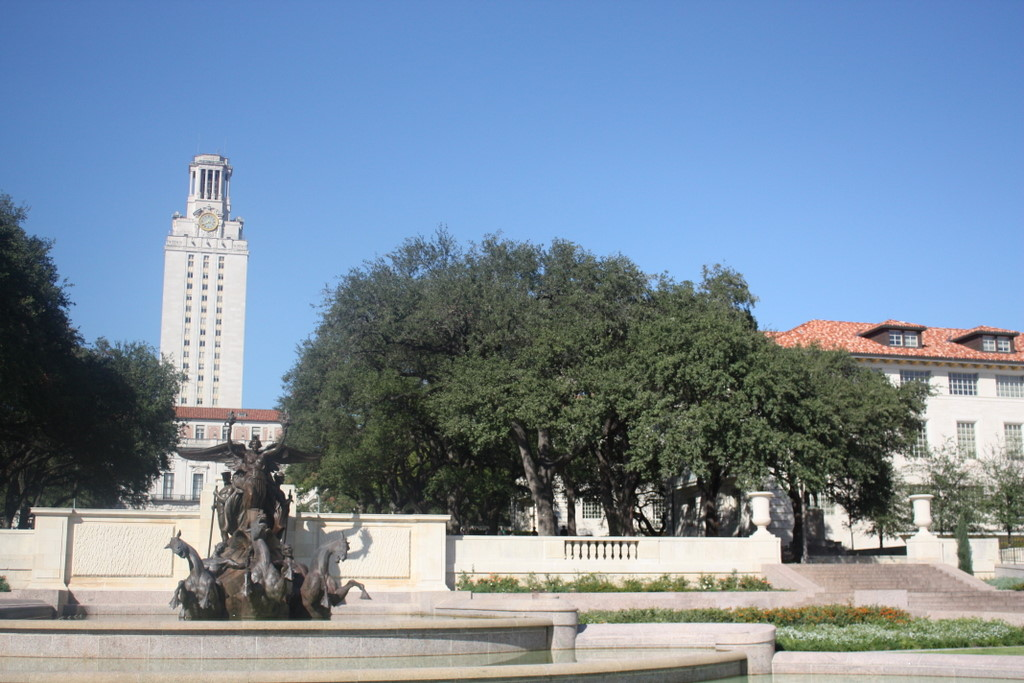
%> input picture Project-4/data/uttower_left.jpg, 1024 x 683 px
$ octave pair.m   (GNU Octave 9; MATLAB toolbox functions it lacks are replaced by stand-ins)
%> lines starting %> are read from the running program, lines starting %| are printed output that depends on the picture
### Project-4/code/stitch_pair.m
function [result_img, H, num_inliers, residual] = stitch_pair (im1, im2, sift_r, harris_r, harris_thresh, harris_sigma, num_putative_matches, ransac_n)

im1_bw = im2single(rgb2gray(im1));
im2_bw = im2single(rgb2gray(im2));

[~, left_Y, left_X] = harris(im1_bw, harris_sigma, harris_thresh, harris_r, 0);
[~, right_Y, right_X] = harris(im2_bw, harris_sigma, harris_thresh, harris_r, 0);

im1_kp = cat(2, left_X, left_Y,repmat(sift_r, length(left_X), 1));
im2_kp = cat(2, right_X, right_Y,repmat(sift_r, length(right_X), 1));

[im1_descriptor_loc, left_descriptors] = vl_sift_wrapper(im1_bw, im1_kp);
[im2_descriptor_loc, right_descriptors] = vl_sift_wrapper(im2_bw, im2_kp);


[left_matches, right_matches] = select_putative_matches(left_descriptors, right_descriptors, num_putative_matches);

I1 = im1_descriptor_loc(left_matches,:);
I2 = im2_descriptor_loc(right_matches,:);
% figure
% showMatchedFeatures(im1,im2,I1,I2,'montage');

[H, num_inliers, residual] = ransac(im1, im2, I1, I2, ransac_n, @fit_homography, @homography_transform);

result_img = stitch(im1, H, im2);

end

### Project-4/code/harris.m
% HARRIS - Harris corner detector
%
% Usage:  [cim, r, c] = harris(im, sigma, thresh, radius, disp)
%
% Arguments:
%            im     - image to be processed.
%            sigma  - standard deviation of smoothing Gaussian. Typical
%                     values to use might be 1-3.
%            thresh - threshold (optional). Try a value ~1000.
%            radius - radius of region considered in non-maximal
%                     suppression (optional). Typical values to use might
%                     be 1-3.
%            disp   - optional flag (0 or 1) indicating whether you want
%                     to display corners overlayed on the original
%                     image. This can be useful for parameter tuning.
%
% Returns:
%            cim    - binary image marking corners.
%            r      - row coordinates of corner points.
%            c      - column coordinates of corner points.
%
% If thresh and radius are omitted from the argument list 'cim' is returned
% as a raw corner strength image and r and c are returned empty.

% Reference:
% C.G. Harris and M.J. Stephens. "A combined corner and edge detector",
% Proceedings Fourth Alvey Vision Conference, Manchester.
% pp 147-151, 1988.
%
% Author:
% Peter Kovesi
% Department of Computer Science & Software Engineering
% The University of Western Australia
% pk@cs.uwa.edu.au  www.cs.uwa.edu.au/~pk
%
% March 2002

function [cim, r, c] = harris(im, sigma, thresh, radius, disp)

    error(nargchk(2,5,nargin));

    dx = [-1 0 1; -1 0 1; -1 0 1]; % Derivative masks
    dy = dx';

    Ix = conv2(im, dx, 'same');    % Image derivatives
    Iy = conv2(im, dy, 'same');

    % Generate Gaussian filter of size 6*sigma (+/- 3sigma) and of
    % minimum size 1x1.
    g = fspecial('gaussian',max(1,fix(6*sigma)), sigma);

    Ix2 = conv2(Ix.^2, g, 'same'); % Smoothed squared image derivatives
    Iy2 = conv2(Iy.^2, g, 'same');
    Ixy = conv2(Ix.*Iy, g, 'same');

    cim = (Ix2.*Iy2 - Ixy.^2)./(Ix2 + Iy2 + eps); % Harris corner measure

    % Alternate Harris corner measure used by some.  Suggested that
    % k=0.04 - I find this a bit arbitrary and unsatisfactory.
%   cim = (Ix2.*Iy2 - Ixy.^2) - k*(Ix2 + Iy2).^2;

    if nargin > 2   % We should perform nonmaximal suppression and threshold

	% Extract local maxima by performing a grey scale morphological
	% dilation and then finding points in the corner strength image that
	% match the dilated image and are also greater than the threshold.
	sze = 2*radius+1;                   % Size of mask.
	mx = ordfilt2(cim,sze^2,ones(sze)); % Grey-scale dilate.
	cim = (cim==mx)&(cim>thresh);       % Find maxima.

	[r,c] = find(cim);                  % Find row,col coords.

	if nargin==5 & disp      % overlay corners on original image
	    figure, imagesc(im), axis image, colormap(gray), hold on
	    plot(c,r,'ys'), title('corners detected');
	end

    else  % leave cim as a corner strength image and make r and c empty.
	r = []; c = [];
    end

### Project-4/code/vl_sift_wrapper.m
function [f, d] = vl_sift_wrapper(I, circles)
    fc = circles';
    [h, w] = size(fc);
    fc = cat(1, fc, zeros(1, w));

    [f, d] = vl_sift(I,'frames',fc, 'orientations') ;
    d = double(d');
    f = double(f(1:2,:)');
end

### Project-4/code/pair.m
image1 = 'uttower_left.jpg'; %butterfly.jpg, einstein.jpg, fishes.jpg, sunflowers.jpg
image2 = 'uttower_right.jpg';
dataDir = fullfile('..','data');
im1 = imread(fullfile(dataDir, image1));
%> im1 is the input picture: size 683x1024x3 uint8; mean R, G, B 121.7, 140, 159
im2 = imread(fullfile(dataDir, image2));
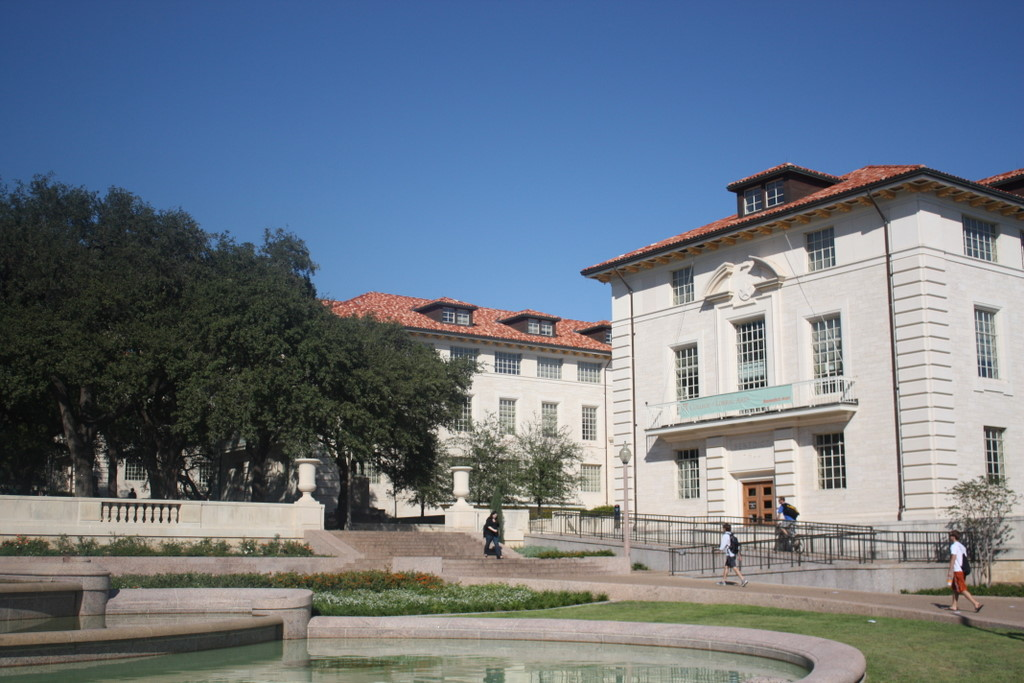
%> input picture Project-4/data/uttower_right.jpg, 1024 x 683 px
%> im2 is the input picture: size 683x1024x3 uint8; mean R, G, B 107.7, 118.9, 132

imbw1=im2double(rgb2gray(im1));
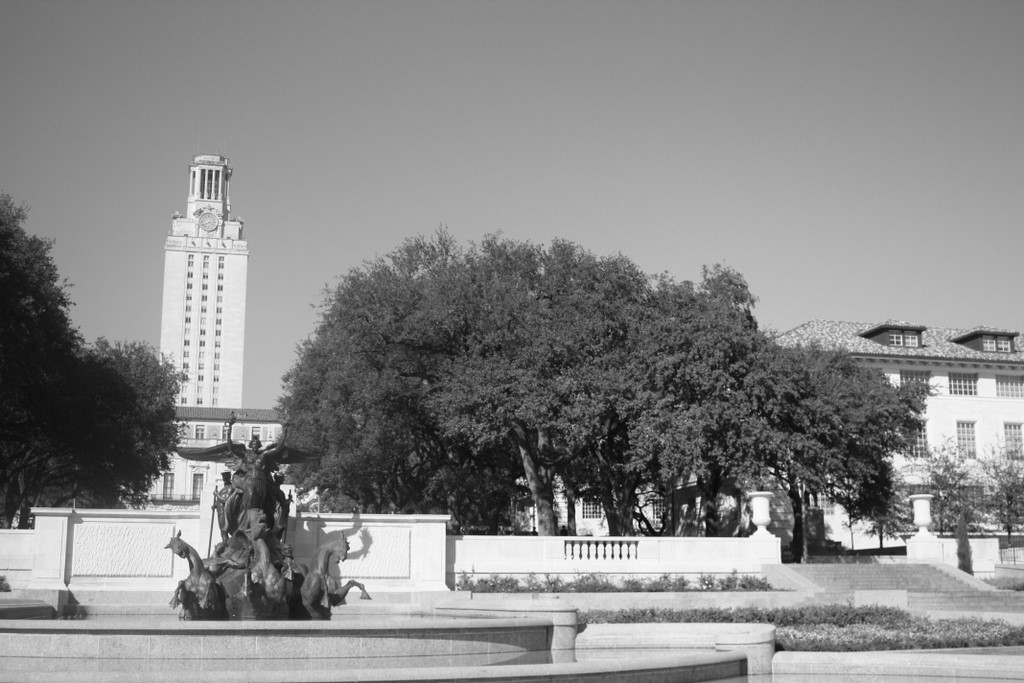
%> imbw1: size 683x1024 double; min 0.00784, max 1, mean 0.536
imbw2=im2double(rgb2gray(im2));
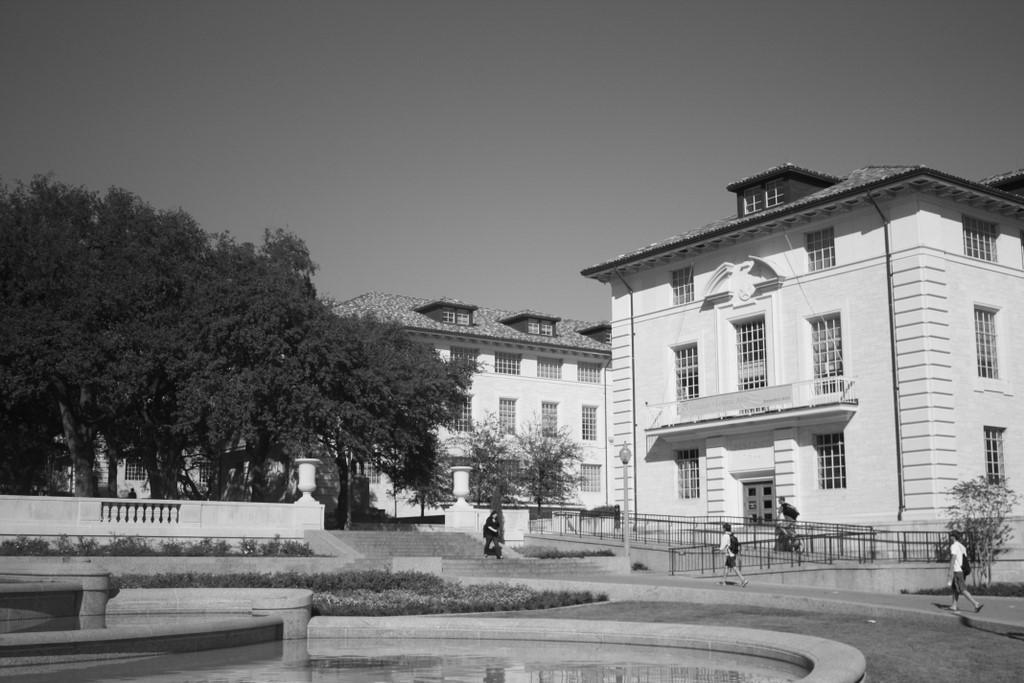
%> imbw2: size 683x1024 double; min 0.0118, max 0.992, mean 0.459

% function [result_img, H, num_inliers, residual] = stitch_pair (im1, im2, sift_r, harris_r, harris_thresh, harris_sigma, num_putative_matches, ransac_n)
[result_img, H, num_inliers, residual] = stitch_pair(im1, im2, 5, 5, 0.03, 1, 200, 4000);
%> in harris, `cim = (cim==mx)&(cim>thresh);`:
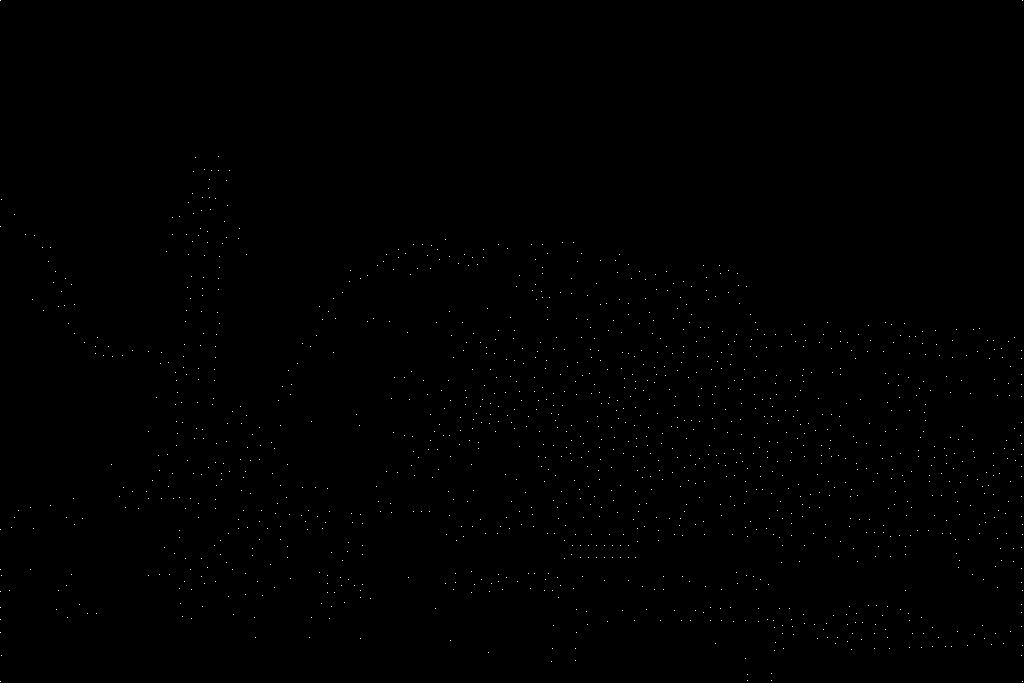
%> cim: size 683x1024 logical; 0.19% white in thin lines or dots
%> in harris, `[r,c] = find(cim);`: r = 1319 values from 1 to 682; c = 1319 values from 1 to 1023
%> in stitch_pair, `[~, left_Y, left_X] = harris(im1_bw, harris_sigma, harris_thresh, harr..`: left_Y = 1319 values, max 682 at index 9, min 1 at index 1, mean 447; left_X = 1319 values from 1 to 1023
%> call 2 of harris, with sigma = 1, thresh = 0.03, radius = 5, disp = 0
%> in harris (call 2), `Ixy = conv2(Ix.*Iy, g, 'same');`:
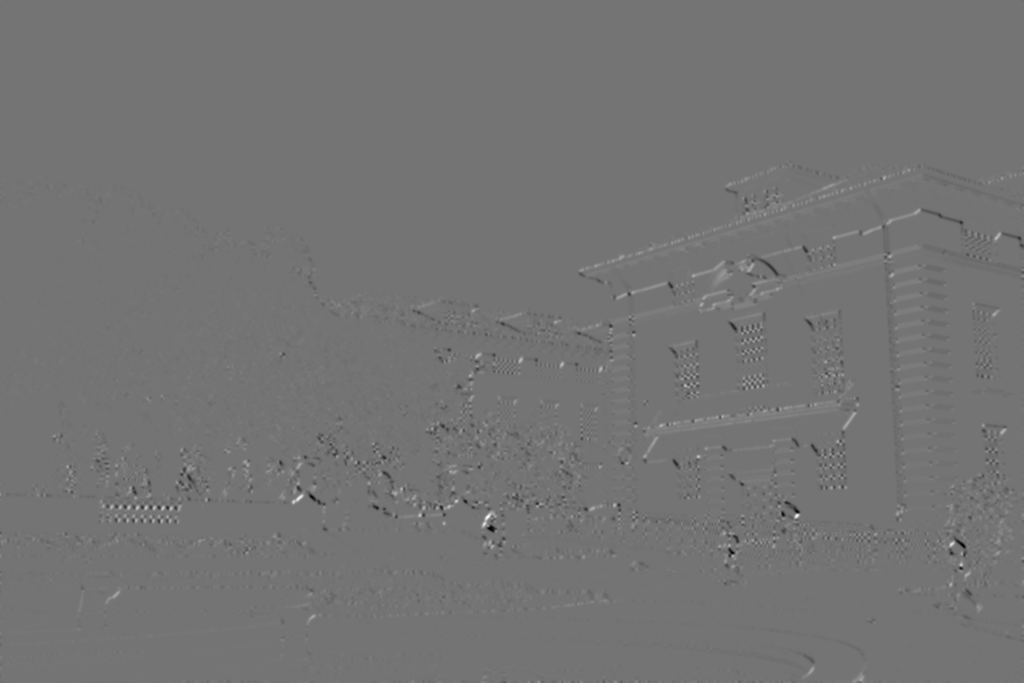
%> Ixy: size 683x1024 single; min -0.853, max 1.02, mean -1.53e-05; drawn with min black and max white
%> in harris (call 2), `mx = ordfilt2(cim,sze^2,ones(sze));`:
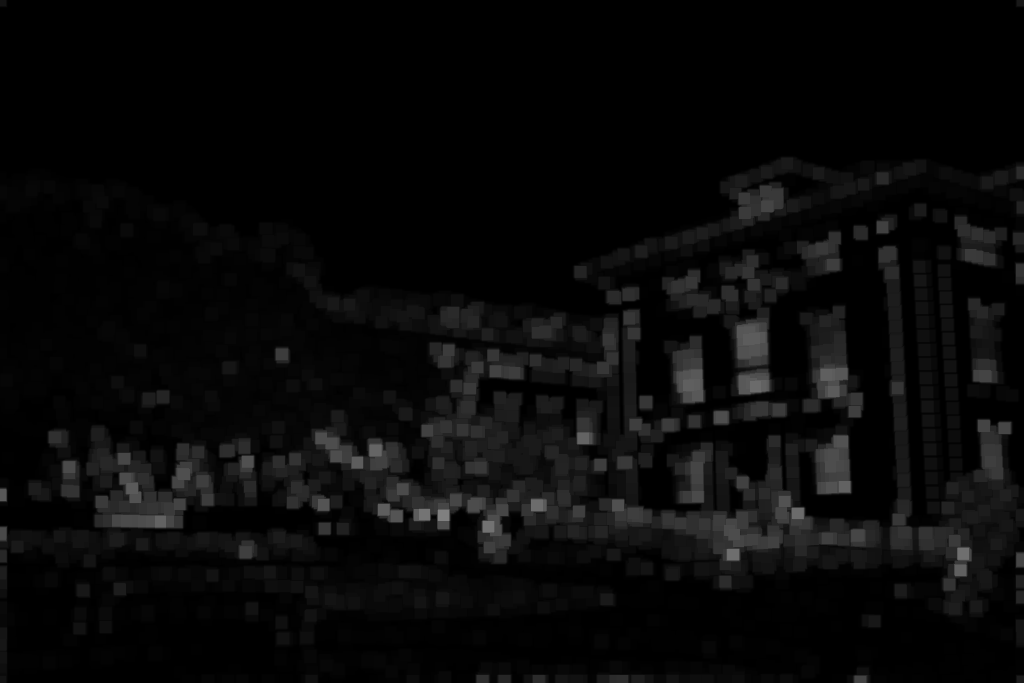
%> mx: size 683x1024 single; min 7.72e-07, max 0.503, mean 0.036
%> in harris (call 2), `cim = (cim==mx)&(cim>thresh);`: cim: size 683x1024 logical; 0.16% white in thin lines or dots
%> in harris (call 2), `[r,c] = find(cim);`: r = 1089 values from 1 to 682; c = 1089 values from 1 to 1023
%> in stitch_pair, `[~, right_Y, right_X] = harris(im2_bw, harris_sigma, harris_thresh, ha..`: right_Y = 1089 values, max 682 at index 11, min 1 at index 1, mean 445.6; right_X = 1089 values from 1 to 1023
%> in stitch_pair, `im1_kp = cat(2, left_X, left_Y,repmat(sift_r, length(left_X), 1));`: im1_kp = 1319 rows, first 12: [1 1 5; 1 227 5; 1 530 5; 1 570 5; 1 592 5; 1 608 5; 1 620 5; 1 633 5; 1 682 5; 2 200 5; 2 576 5; 2 656 5]
%> in stitch_pair, `im2_kp = cat(2, right_X, right_Y,repmat(sift_r, length(right_X), 1));`: im2_kp = 1089 rows, first 12: [1 1 5; 1 496 5; 1 534 5; 1 557 5; 1 574 5; 1 584 5; 1 592 5; 1 645 5; 1 658 5; 1 667 5; 1 682 5; 2 608 5]
%> in vl_sift_wrapper, `fc = circles';`: fc = 1319 columns, first 8: [1 1 1 1 1 1 1 1; 1 227 530 570 592 608 620 633; 5 5 5 5 5 5 5 5]
%> the run ends on the next line
